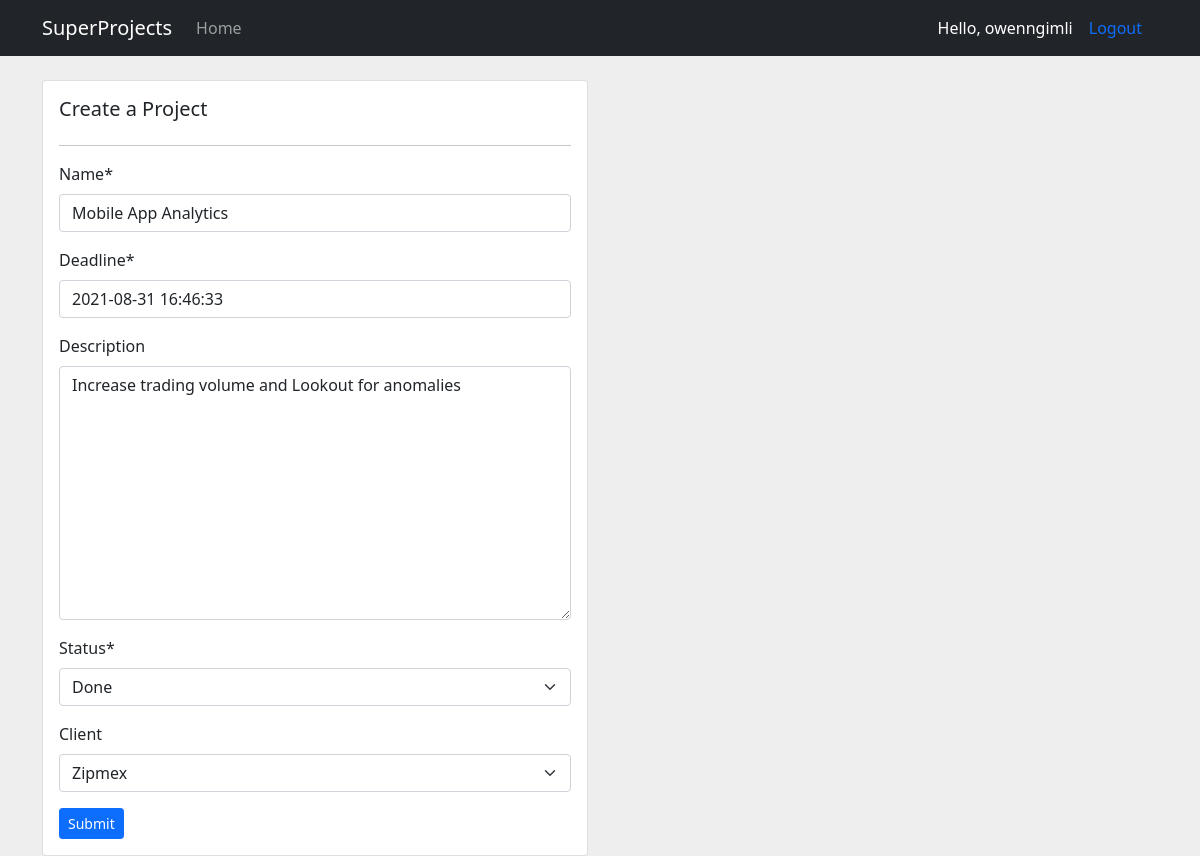
Before: /update_project/1/ (signed in) with the older database file.
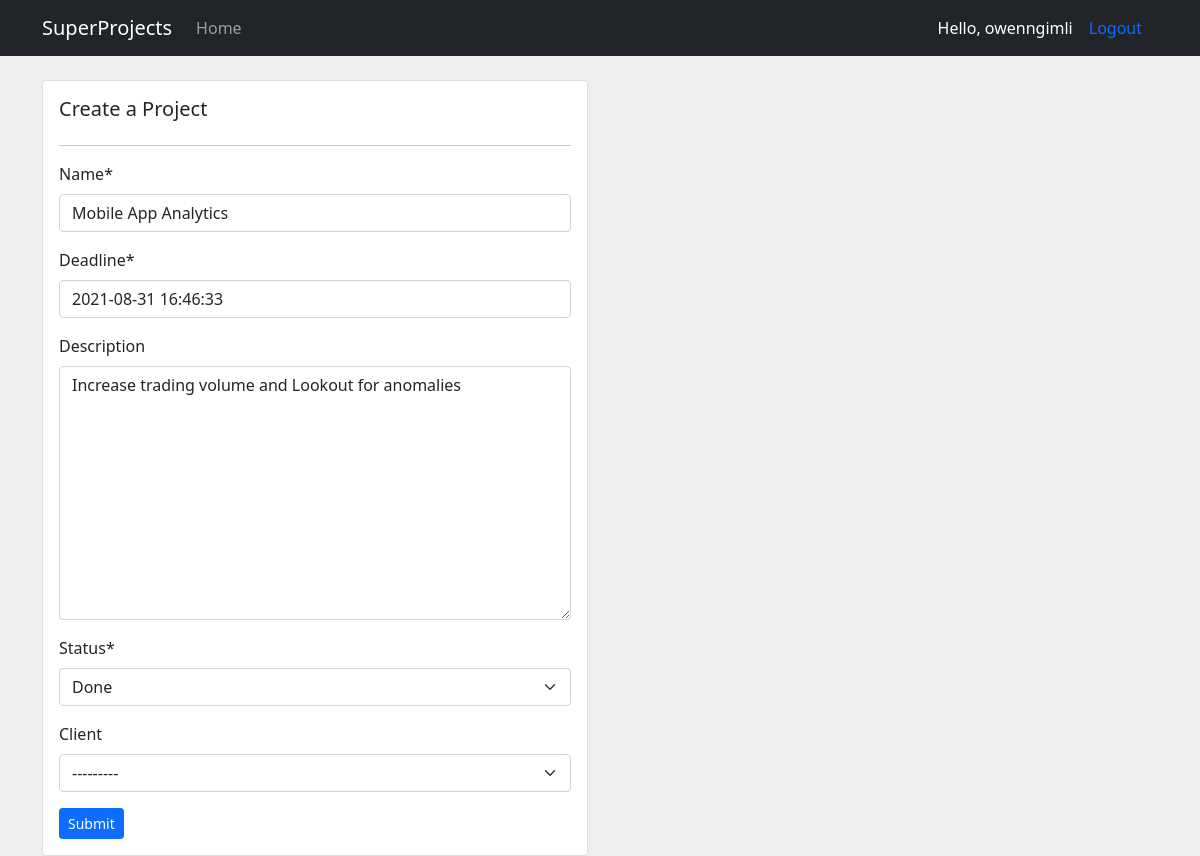
After: the same page with the newer database file.
### project/models.py (models this page shows, shortened)
class Project(models.Model):
    STATUS = (
        ('Pending', 'Pending'),
        ('In Progress', 'In Progress'),
        ('Done', 'Done')
    )
    name = models.CharField(max_length=128)
    deadline = models.DateTimeField()
    date_created = models.DateTimeField(auto_now_add=True)
    description = models.TextField(max_length=128, null=True, blank=True)
    status = models.CharField(max_length=20, null=True, choices=STATUS)
    client = models.ForeignKey(Client, null=True, blank=True, on_delete=models.SET_NULL)

class Client(models.Model):
    name = models.CharField(max_length=128, null=True)
    phone = models.CharField(max_length=20, null=True, blank=True)
    email = models.CharField(max_length=50, null=True)
    date_created = models.DateTimeField(auto_now_add=True) #auto_now is for future dates (e.g. modify date)
    def __str__(self):
        return self.name

### project/views.py (the view)
# urls.py: path('update_project/<str:pk_project>/', views.updateProject, name='update_project'),
@login_required(login_url='login')
def updateProject(request, pk_project):
    project = Project.objects.get(id=pk_project)
    form = ProjectForm(instance=project)
    if request.method == 'POST':
        form = ProjectForm(request.POST, instance=project)
        if form.is_valid():
            form.save()
            return redirect('/')
    context = {'form': form}
    return render(request, 'project/project_form.html', context)

### project/forms.py
class ProjectForm(ModelForm):
    class Meta:
        model = Project
        fields = '__all__'

### project/templates/project/project_form.html (shortened to what this page needs)
{% extends 'project/base.html' %}
{% load crispy_forms_filters %}
{% block content %}
<br />
<div class="container">
  <div class="row">
    <div class="col-md-6">
      <div class="card card-body">
        <h5>Create a Project</h5>
        <hr />
        <form action="" method="post">
          {{ form | crispy }}
          <input class="btn btn-sm btn-primary" type="submit" name="Submit" />
        </form>
      </div>
    </div>
  </div>
</div>
{% endblock %}

Changed rows visible on the page:
changed Project "Increase trading volume and Lookout for anomalies": client "Zipmex" → "---------"
